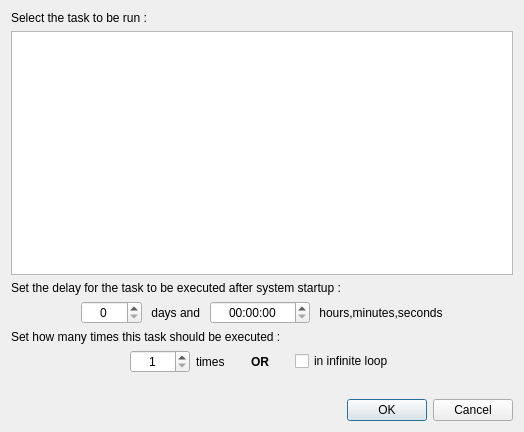
<?xml version="1.0" encoding="UTF-8"?>
<ui version="4.0">
 <class>StartupTaskEditDialog</class>
 <widget class="QDialog" name="StartupTaskEditDialog">
  <property name="geometry">
   <rect>
    <x>0</x>
    <y>0</y>
    <width>524</width>
    <height>432</height>
   </rect>
  </property>
  <property name="windowTitle">
   <string>Add a task scheduled on system startup</string>
  </property>
  <layout class="QVBoxLayout" name="verticalLayout">
   <item>
    <widget class="QLabel" name="label">
     <property name="text">
      <string>Select the task to be run :</string>
     </property>
    </widget>
   </item>
   <item>
    <widget class="NoFocusCellTableWidget" name="tableWidget">
     <property name="focusPolicy">
      <enum>Qt::FocusPolicy::StrongFocus</enum>
     </property>
     <property name="horizontalScrollBarPolicy">
      <enum>Qt::ScrollBarPolicy::ScrollBarAlwaysOff</enum>
     </property>
     <property name="editTriggers">
      <set>QAbstractItemView::EditTrigger::NoEditTriggers</set>
     </property>
     <property name="tabKeyNavigation">
      <bool>true</bool>
     </property>
     <property name="showDropIndicator" stdset="0">
      <bool>true</bool>
     </property>
     <property name="dragDropOverwriteMode">
      <bool>false</bool>
     </property>
     <property name="selectionMode">
      <enum>QAbstractItemView::SelectionMode::SingleSelection</enum>
     </property>
     <property name="selectionBehavior">
      <enum>QAbstractItemView::SelectionBehavior::SelectItems</enum>
     </property>
     <property name="rowCount">
      <number>0</number>
     </property>
     <property name="columnCount">
      <number>2</number>
     </property>
     <attribute name="horizontalHeaderVisible">
      <bool>false</bool>
     </attribute>
     <attribute name="horizontalHeaderMinimumSectionSize">
      <number>64</number>
     </attribute>
     <attribute name="horizontalHeaderDefaultSectionSize">
      <number>250</number>
     </attribute>
     <attribute name="verticalHeaderVisible">
      <bool>false</bool>
     </attribute>
     <column/>
     <column/>
    </widget>
   </item>
   <item>
    <widget class="QLabel" name="label_2">
     <property name="text">
      <string>Set the delay for the task to be executed after system startup :</string>
     </property>
    </widget>
   </item>
   <item>
    <layout class="QHBoxLayout" name="horizontalLayout">
     <item>
      <spacer name="horizontalSpacer_2">
       <property name="orientation">
        <enum>Qt::Orientation::Horizontal</enum>
       </property>
       <property name="sizeType">
        <enum>QSizePolicy::Policy::Expanding</enum>
       </property>
       <property name="sizeHint" stdset="0">
        <size>
         <width>20</width>
         <height>20</height>
        </size>
       </property>
      </spacer>
     </item>
     <item>
      <widget class="NoWheelFocusSpinBox" name="spinBox">
       <property name="minimumSize">
        <size>
         <width>60</width>
         <height>0</height>
        </size>
       </property>
       <property name="alignment">
        <set>Qt::AlignmentFlag::AlignCenter</set>
       </property>
       <property name="maximum">
        <number>10000</number>
       </property>
      </widget>
     </item>
     <item>
      <widget class="QLabel" name="label_3">
       <property name="text">
        <string> days and </string>
       </property>
      </widget>
     </item>
     <item>
      <widget class="NoWheelFocusTimeEdit" name="timeEdit">
       <property name="minimumSize">
        <size>
         <width>100</width>
         <height>0</height>
        </size>
       </property>
       <property name="alignment">
        <set>Qt::AlignmentFlag::AlignCenter</set>
       </property>
       <property name="displayFormat">
        <string notr="true">HH:mm:ss</string>
       </property>
      </widget>
     </item>
     <item>
      <widget class="QLabel" name="label_5">
       <property name="text">
        <string> hours,minutes,seconds</string>
       </property>
      </widget>
     </item>
     <item>
      <spacer name="horizontalSpacer_6">
       <property name="orientation">
        <enum>Qt::Orientation::Horizontal</enum>
       </property>
       <property name="sizeType">
        <enum>QSizePolicy::Policy::Expanding</enum>
       </property>
       <property name="sizeHint" stdset="0">
        <size>
         <width>20</width>
         <height>20</height>
        </size>
       </property>
      </spacer>
     </item>
    </layout>
   </item>
   <item>
    <widget class="QLabel" name="label_7">
     <property name="text">
      <string>Set how many times this task should be executed :</string>
     </property>
    </widget>
   </item>
   <item>
    <layout class="QHBoxLayout" name="horizontalLayout_2">
     <item>
      <spacer name="horizontalSpacer_5">
       <property name="orientation">
        <enum>Qt::Orientation::Horizontal</enum>
       </property>
       <property name="sizeType">
        <enum>QSizePolicy::Policy::Expanding</enum>
       </property>
       <property name="sizeHint" stdset="0">
        <size>
         <width>20</width>
         <height>20</height>
        </size>
       </property>
      </spacer>
     </item>
     <item>
      <widget class="NoWheelFocusSpinBox" name="spinBox_2">
       <property name="minimumSize">
        <size>
         <width>60</width>
         <height>0</height>
        </size>
       </property>
       <property name="alignment">
        <set>Qt::AlignmentFlag::AlignCenter</set>
       </property>
       <property name="minimum">
        <number>1</number>
       </property>
       <property name="maximum">
        <number>9999</number>
       </property>
      </widget>
     </item>
     <item>
      <widget class="QLabel" name="label_4">
       <property name="text">
        <string>times</string>
       </property>
      </widget>
     </item>
     <item>
      <spacer name="horizontalSpacer">
       <property name="orientation">
        <enum>Qt::Orientation::Horizontal</enum>
       </property>
       <property name="sizeType">
        <enum>QSizePolicy::Policy::Fixed</enum>
       </property>
       <property name="sizeHint" stdset="0">
        <size>
         <width>20</width>
         <height>20</height>
        </size>
       </property>
      </spacer>
     </item>
     <item>
      <widget class="QLabel" name="label_6">
       <property name="font">
        <font>
         <bold>true</bold>
        </font>
       </property>
       <property name="text">
        <string>OR</string>
       </property>
      </widget>
     </item>
     <item>
      <spacer name="horizontalSpacer_4">
       <property name="orientation">
        <enum>Qt::Orientation::Horizontal</enum>
       </property>
       <property name="sizeType">
        <enum>QSizePolicy::Policy::Fixed</enum>
       </property>
       <property name="sizeHint" stdset="0">
        <size>
         <width>20</width>
         <height>20</height>
        </size>
       </property>
      </spacer>
     </item>
     <item>
      <widget class="QCheckBox" name="checkBox">
       <property name="text">
        <string>in infinite loop</string>
       </property>
      </widget>
     </item>
     <item>
      <spacer name="horizontalSpacer_3">
       <property name="orientation">
        <enum>Qt::Orientation::Horizontal</enum>
       </property>
       <property name="sizeType">
        <enum>QSizePolicy::Policy::Expanding</enum>
       </property>
       <property name="sizeHint" stdset="0">
        <size>
         <width>20</width>
         <height>20</height>
        </size>
       </property>
      </spacer>
     </item>
    </layout>
   </item>
   <item>
    <spacer name="verticalSpacer">
     <property name="orientation">
      <enum>Qt::Orientation::Vertical</enum>
     </property>
     <property name="sizeType">
      <enum>QSizePolicy::Policy::Fixed</enum>
     </property>
     <property name="sizeHint" stdset="0">
      <size>
       <width>20</width>
       <height>20</height>
      </size>
     </property>
    </spacer>
   </item>
   <item>
    <widget class="QDialogButtonBox" name="buttonBox">
     <property name="orientation">
      <enum>Qt::Orientation::Horizontal</enum>
     </property>
     <property name="standardButtons">
      <set>QDialogButtonBox::StandardButton::Cancel|QDialogButtonBox::StandardButton::Ok</set>
     </property>
    </widget>
   </item>
  </layout>
 </widget>
 <customwidgets>
  <customwidget>
   <class>NoFocusCellTableWidget</class>
   <extends>QTableWidget</extends>
   <header location="global">ui/CustomPrimaryWidgets.h</header>
  </customwidget>
  <customwidget>
   <class>NoWheelFocusSpinBox</class>
   <extends>QSpinBox</extends>
   <header location="global">ui/CustomPrimaryWidgets.h</header>
  </customwidget>
  <customwidget>
   <class>NoWheelFocusTimeEdit</class>
   <extends>QTimeEdit</extends>
   <header location="global">ui/CustomPrimaryWidgets.h</header>
  </customwidget>
 </customwidgets>
 <resources/>
 <connections>
  <connection>
   <sender>buttonBox</sender>
   <signal>accepted()</signal>
   <receiver>StartupTaskEditDialog</receiver>
   <slot>accept()</slot>
   <hints>
    <hint type="sourcelabel">
     <x>248</x>
     <y>254</y>
    </hint>
    <hint type="destinationlabel">
     <x>157</x>
     <y>274</y>
    </hint>
   </hints>
  </connection>
  <connection>
   <sender>buttonBox</sender>
   <signal>rejected()</signal>
   <receiver>StartupTaskEditDialog</receiver>
   <slot>reject()</slot>
   <hints>
    <hint type="sourcelabel">
     <x>316</x>
     <y>260</y>
    </hint>
    <hint type="destinationlabel">
     <x>286</x>
     <y>274</y>
    </hint>
   </hints>
  </connection>
 </connections>
</ui>
